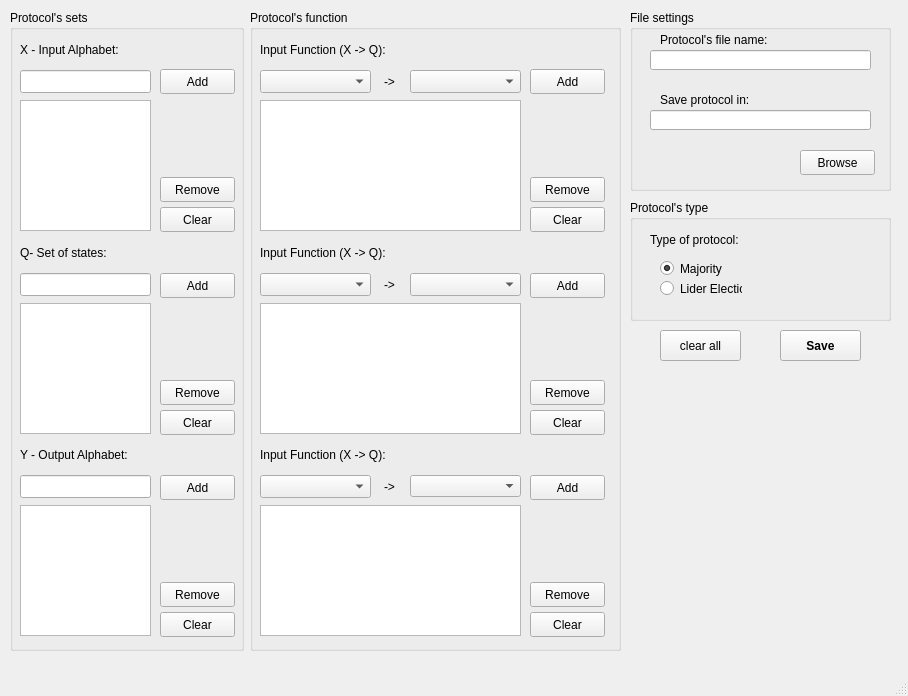
<?xml version="1.0" encoding="UTF-8"?>
<ui version="4.0">
 <class>ProtocolCreator</class>
 <widget class="QMainWindow" name="ProtocolCreator">
  <property name="geometry">
   <rect>
    <x>0</x>
    <y>0</y>
    <width>908</width>
    <height>696</height>
   </rect>
  </property>
  <property name="minimumSize">
   <size>
    <width>908</width>
    <height>696</height>
   </size>
  </property>
  <property name="maximumSize">
   <size>
    <width>908</width>
    <height>696</height>
   </size>
  </property>
  <property name="windowTitle">
   <string>Protocol Creator</string>
  </property>
  <widget class="QWidget" name="centralwidget">
   <widget class="QGroupBox" name="groupBox_alphabets">
    <property name="geometry">
     <rect>
      <x>10</x>
      <y>10</y>
      <width>234</width>
      <height>641</height>
     </rect>
    </property>
    <property name="title">
     <string>Protocol's sets</string>
    </property>
    <widget class="QLabel" name="label">
     <property name="geometry">
      <rect>
       <x>10</x>
       <y>30</y>
       <width>131</width>
       <height>20</height>
      </rect>
     </property>
     <property name="text">
      <string>X - Input Alphabet:</string>
     </property>
    </widget>
    <widget class="QLineEdit" name="textBox_inputAlphabet">
     <property name="geometry">
      <rect>
       <x>10</x>
       <y>60</y>
       <width>131</width>
       <height>23</height>
      </rect>
     </property>
    </widget>
    <widget class="QPushButton" name="btn_addToInputAlphabet">
     <property name="geometry">
      <rect>
       <x>150</x>
       <y>59</y>
       <width>75</width>
       <height>25</height>
      </rect>
     </property>
     <property name="text">
      <string>Add</string>
     </property>
    </widget>
    <widget class="QPushButton" name="btn_clearInputAlphabet">
     <property name="geometry">
      <rect>
       <x>150</x>
       <y>197</y>
       <width>75</width>
       <height>25</height>
      </rect>
     </property>
     <property name="text">
      <string>Clear</string>
     </property>
    </widget>
    <widget class="QPushButton" name="btn_removeFromInputAlphabet">
     <property name="geometry">
      <rect>
       <x>150</x>
       <y>167</y>
       <width>75</width>
       <height>25</height>
      </rect>
     </property>
     <property name="text">
      <string>Remove</string>
     </property>
    </widget>
    <widget class="QPushButton" name="btn_removeFromStatesAlphabet">
     <property name="geometry">
      <rect>
       <x>150</x>
       <y>370</y>
       <width>75</width>
       <height>25</height>
      </rect>
     </property>
     <property name="text">
      <string>Remove</string>
     </property>
    </widget>
    <widget class="QPushButton" name="btn_clearStatesAlphabet">
     <property name="geometry">
      <rect>
       <x>150</x>
       <y>400</y>
       <width>75</width>
       <height>25</height>
      </rect>
     </property>
     <property name="text">
      <string>Clear</string>
     </property>
    </widget>
    <widget class="QLineEdit" name="textBox_stateAlphabet">
     <property name="geometry">
      <rect>
       <x>10</x>
       <y>263</y>
       <width>131</width>
       <height>23</height>
      </rect>
     </property>
    </widget>
    <widget class="QLabel" name="label_3">
     <property name="geometry">
      <rect>
       <x>10</x>
       <y>233</y>
       <width>131</width>
       <height>20</height>
      </rect>
     </property>
     <property name="text">
      <string>Q- Set of states:</string>
     </property>
    </widget>
    <widget class="QPushButton" name="btn_addToStatesAlphabet">
     <property name="geometry">
      <rect>
       <x>150</x>
       <y>263</y>
       <width>75</width>
       <height>25</height>
      </rect>
     </property>
     <property name="text">
      <string>Add</string>
     </property>
    </widget>
    <widget class="QPushButton" name="btn_removeFromOutputAlphabet">
     <property name="geometry">
      <rect>
       <x>150</x>
       <y>572</y>
       <width>75</width>
       <height>25</height>
      </rect>
     </property>
     <property name="text">
      <string>Remove</string>
     </property>
    </widget>
    <widget class="QLabel" name="label_4">
     <property name="geometry">
      <rect>
       <x>10</x>
       <y>435</y>
       <width>131</width>
       <height>20</height>
      </rect>
     </property>
     <property name="text">
      <string>Y - Output Alphabet:</string>
     </property>
    </widget>
    <widget class="QLineEdit" name="textBox_outputAlphabet">
     <property name="geometry">
      <rect>
       <x>10</x>
       <y>465</y>
       <width>131</width>
       <height>23</height>
      </rect>
     </property>
    </widget>
    <widget class="QPushButton" name="btn_clearOutputAlphabet">
     <property name="geometry">
      <rect>
       <x>150</x>
       <y>602</y>
       <width>75</width>
       <height>25</height>
      </rect>
     </property>
     <property name="text">
      <string>Clear</string>
     </property>
    </widget>
    <widget class="QPushButton" name="btn_addToOutputAlphabet">
     <property name="geometry">
      <rect>
       <x>150</x>
       <y>465</y>
       <width>75</width>
       <height>25</height>
      </rect>
     </property>
     <property name="text">
      <string>Add</string>
     </property>
    </widget>
    <widget class="QListWidget" name="listWidget_inputAlphabet">
     <property name="geometry">
      <rect>
       <x>10</x>
       <y>90</y>
       <width>131</width>
       <height>131</height>
      </rect>
     </property>
    </widget>
    <widget class="QListWidget" name="listWidget_stateAlphabet">
     <property name="geometry">
      <rect>
       <x>10</x>
       <y>293</y>
       <width>131</width>
       <height>131</height>
      </rect>
     </property>
    </widget>
    <widget class="QListWidget" name="listWidget_outputAlphabet">
     <property name="geometry">
      <rect>
       <x>10</x>
       <y>495</y>
       <width>131</width>
       <height>131</height>
      </rect>
     </property>
    </widget>
   </widget>
   <widget class="QGroupBox" name="groupBox_functionProtocol">
    <property name="geometry">
     <rect>
      <x>250</x>
      <y>10</y>
      <width>371</width>
      <height>641</height>
     </rect>
    </property>
    <property name="title">
     <string>Protocol's function</string>
    </property>
    <widget class="QPushButton" name="btn_removeFromInputFunction">
     <property name="geometry">
      <rect>
       <x>280</x>
       <y>167</y>
       <width>75</width>
       <height>25</height>
      </rect>
     </property>
     <property name="text">
      <string>Remove</string>
     </property>
    </widget>
    <widget class="QComboBox" name="comboBox_firstElemOfInputFunc">
     <property name="geometry">
      <rect>
       <x>10</x>
       <y>60</y>
       <width>111</width>
       <height>23</height>
      </rect>
     </property>
    </widget>
    <widget class="QPushButton" name="btn_addInputFunction">
     <property name="geometry">
      <rect>
       <x>280</x>
       <y>59</y>
       <width>75</width>
       <height>25</height>
      </rect>
     </property>
     <property name="text">
      <string>Add</string>
     </property>
    </widget>
    <widget class="QComboBox" name="comboBox_secondElemOfInputFunc">
     <property name="geometry">
      <rect>
       <x>160</x>
       <y>60</y>
       <width>111</width>
       <height>23</height>
      </rect>
     </property>
    </widget>
    <widget class="QPushButton" name="btn_clearInputFunction">
     <property name="geometry">
      <rect>
       <x>280</x>
       <y>197</y>
       <width>75</width>
       <height>25</height>
      </rect>
     </property>
     <property name="text">
      <string>Clear</string>
     </property>
    </widget>
    <widget class="QLabel" name="label_5">
     <property name="geometry">
      <rect>
       <x>134</x>
       <y>62</y>
       <width>21</width>
       <height>20</height>
      </rect>
     </property>
     <property name="text">
      <string>-&gt;</string>
     </property>
    </widget>
    <widget class="QLabel" name="label_2">
     <property name="geometry">
      <rect>
       <x>10</x>
       <y>30</y>
       <width>131</width>
       <height>20</height>
      </rect>
     </property>
     <property name="text">
      <string>Input Function (X -&gt; Q):</string>
     </property>
    </widget>
    <widget class="QPushButton" name="btn_removeOfStatesFunction">
     <property name="geometry">
      <rect>
       <x>280</x>
       <y>370</y>
       <width>75</width>
       <height>25</height>
      </rect>
     </property>
     <property name="text">
      <string>Remove</string>
     </property>
    </widget>
    <widget class="QPushButton" name="btn_addToStatesFunction">
     <property name="geometry">
      <rect>
       <x>280</x>
       <y>263</y>
       <width>75</width>
       <height>25</height>
      </rect>
     </property>
     <property name="text">
      <string>Add</string>
     </property>
    </widget>
    <widget class="QComboBox" name="comboBox_secondElemOfStatesFunc">
     <property name="geometry">
      <rect>
       <x>160</x>
       <y>263</y>
       <width>111</width>
       <height>23</height>
      </rect>
     </property>
    </widget>
    <widget class="QPushButton" name="btn_clearStatesFunction">
     <property name="geometry">
      <rect>
       <x>280</x>
       <y>400</y>
       <width>75</width>
       <height>25</height>
      </rect>
     </property>
     <property name="text">
      <string>Clear</string>
     </property>
    </widget>
    <widget class="QComboBox" name="comboBox_firstElemOfStatesFunc">
     <property name="geometry">
      <rect>
       <x>10</x>
       <y>263</y>
       <width>111</width>
       <height>23</height>
      </rect>
     </property>
    </widget>
    <widget class="QLabel" name="label_8">
     <property name="geometry">
      <rect>
       <x>134</x>
       <y>265</y>
       <width>21</width>
       <height>20</height>
      </rect>
     </property>
     <property name="text">
      <string>-&gt;</string>
     </property>
    </widget>
    <widget class="QLabel" name="label_9">
     <property name="geometry">
      <rect>
       <x>10</x>
       <y>233</y>
       <width>131</width>
       <height>20</height>
      </rect>
     </property>
     <property name="text">
      <string>Input Function (X -&gt; Q):</string>
     </property>
    </widget>
    <widget class="QPushButton" name="btn_removeFromOutputFunction">
     <property name="geometry">
      <rect>
       <x>280</x>
       <y>572</y>
       <width>75</width>
       <height>25</height>
      </rect>
     </property>
     <property name="text">
      <string>Remove</string>
     </property>
    </widget>
    <widget class="QComboBox" name="comboBox_firstElemOfOutpuFunc">
     <property name="geometry">
      <rect>
       <x>10</x>
       <y>465</y>
       <width>111</width>
       <height>23</height>
      </rect>
     </property>
    </widget>
    <widget class="QLabel" name="label_10">
     <property name="geometry">
      <rect>
       <x>134</x>
       <y>467</y>
       <width>21</width>
       <height>20</height>
      </rect>
     </property>
     <property name="text">
      <string>-&gt;</string>
     </property>
    </widget>
    <widget class="QPushButton" name="btn_clearOutputFunction">
     <property name="geometry">
      <rect>
       <x>280</x>
       <y>602</y>
       <width>75</width>
       <height>25</height>
      </rect>
     </property>
     <property name="text">
      <string>Clear</string>
     </property>
    </widget>
    <widget class="QLabel" name="label_11">
     <property name="geometry">
      <rect>
       <x>10</x>
       <y>435</y>
       <width>131</width>
       <height>20</height>
      </rect>
     </property>
     <property name="text">
      <string>Input Function (X -&gt; Q):</string>
     </property>
    </widget>
    <widget class="QComboBox" name="comboBox_secondElemOfOutpuFunc">
     <property name="geometry">
      <rect>
       <x>160</x>
       <y>465</y>
       <width>111</width>
       <height>22</height>
      </rect>
     </property>
    </widget>
    <widget class="QPushButton" name="btn_addToOutputFunction">
     <property name="geometry">
      <rect>
       <x>280</x>
       <y>465</y>
       <width>75</width>
       <height>25</height>
      </rect>
     </property>
     <property name="text">
      <string>Add</string>
     </property>
    </widget>
    <widget class="QListWidget" name="listWidget_inputFunction">
     <property name="geometry">
      <rect>
       <x>10</x>
       <y>90</y>
       <width>261</width>
       <height>131</height>
      </rect>
     </property>
    </widget>
    <widget class="QListWidget" name="listWidget_statesFunction">
     <property name="geometry">
      <rect>
       <x>10</x>
       <y>293</y>
       <width>261</width>
       <height>131</height>
      </rect>
     </property>
    </widget>
    <widget class="QListWidget" name="listWidget_outputFunction">
     <property name="geometry">
      <rect>
       <x>10</x>
       <y>495</y>
       <width>261</width>
       <height>131</height>
      </rect>
     </property>
    </widget>
   </widget>
   <widget class="QGroupBox" name="groupBox_FileSettings">
    <property name="geometry">
     <rect>
      <x>630</x>
      <y>10</y>
      <width>261</width>
      <height>181</height>
     </rect>
    </property>
    <property name="title">
     <string>File settings</string>
    </property>
    <widget class="QLabel" name="label_6">
     <property name="geometry">
      <rect>
       <x>30</x>
       <y>20</y>
       <width>131</width>
       <height>20</height>
      </rect>
     </property>
     <property name="text">
      <string>Protocol's file name:</string>
     </property>
    </widget>
    <widget class="QLineEdit" name="lineEdit_protocolName">
     <property name="geometry">
      <rect>
       <x>20</x>
       <y>40</y>
       <width>221</width>
       <height>20</height>
      </rect>
     </property>
    </widget>
    <widget class="QLabel" name="label_7">
     <property name="geometry">
      <rect>
       <x>30</x>
       <y>80</y>
       <width>131</width>
       <height>20</height>
      </rect>
     </property>
     <property name="text">
      <string>Save protocol in:</string>
     </property>
    </widget>
    <widget class="QLineEdit" name="lineEdit_pathProtocol">
     <property name="geometry">
      <rect>
       <x>20</x>
       <y>100</y>
       <width>221</width>
       <height>20</height>
      </rect>
     </property>
    </widget>
    <widget class="QPushButton" name="btn_browseProtocolDir">
     <property name="geometry">
      <rect>
       <x>170</x>
       <y>140</y>
       <width>75</width>
       <height>25</height>
      </rect>
     </property>
     <property name="text">
      <string>Browse</string>
     </property>
    </widget>
   </widget>
   <widget class="QGroupBox" name="groupBox_ProtocolType">
    <property name="geometry">
     <rect>
      <x>630</x>
      <y>200</y>
      <width>261</width>
      <height>121</height>
     </rect>
    </property>
    <property name="title">
     <string>Protocol's type</string>
    </property>
    <widget class="QLabel" name="label_12">
     <property name="geometry">
      <rect>
       <x>20</x>
       <y>30</y>
       <width>131</width>
       <height>20</height>
      </rect>
     </property>
     <property name="text">
      <string>Type of protocol:</string>
     </property>
    </widget>
    <widget class="QRadioButton" name="radioButton_majority">
     <property name="geometry">
      <rect>
       <x>30</x>
       <y>60</y>
       <width>82</width>
       <height>17</height>
      </rect>
     </property>
     <property name="text">
      <string>Majority</string>
     </property>
     <property name="checked">
      <bool>true</bool>
     </property>
    </widget>
    <widget class="QRadioButton" name="radioButton_liderElection">
     <property name="geometry">
      <rect>
       <x>30</x>
       <y>80</y>
       <width>82</width>
       <height>17</height>
      </rect>
     </property>
     <property name="text">
      <string>Lider Election</string>
     </property>
    </widget>
   </widget>
   <widget class="QPushButton" name="btn_saveProtocol">
    <property name="geometry">
     <rect>
      <x>780</x>
      <y>330</y>
      <width>81</width>
      <height>31</height>
     </rect>
    </property>
    <property name="font">
     <font>
      <pointsize>9</pointsize>
      <weight>75</weight>
      <bold>true</bold>
     </font>
    </property>
    <property name="text">
     <string>Save</string>
    </property>
   </widget>
   <widget class="QPushButton" name="btn_clearProtocol">
    <property name="geometry">
     <rect>
      <x>660</x>
      <y>330</y>
      <width>81</width>
      <height>31</height>
     </rect>
    </property>
    <property name="font">
     <font>
      <pointsize>9</pointsize>
     </font>
    </property>
    <property name="text">
     <string>clear all</string>
    </property>
   </widget>
  </widget>
  <widget class="QMenuBar" name="menubar">
   <property name="geometry">
    <rect>
     <x>0</x>
     <y>0</y>
     <width>908</width>
     <height>21</height>
    </rect>
   </property>
  </widget>
  <widget class="QStatusBar" name="statusbar"/>
 </widget>
 <resources/>
 <connections/>
</ui>
